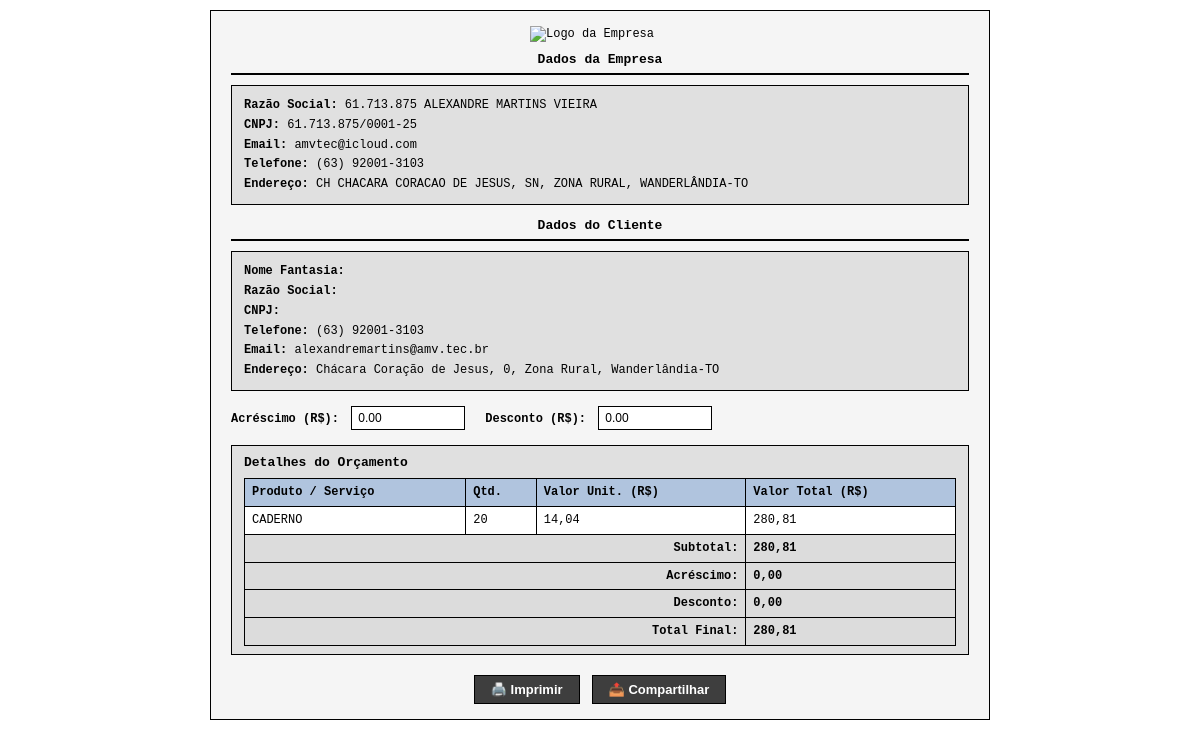
/orcamento/26/gerar/, run on the app's committed database.
### core/models.py (models this page shows, shortened)
class Empresa(models.Model):
    nome_fantasia = models.CharField("Nome Fantasia", max_length=150)
    razao_social = models.CharField("Razão Social", max_length=150)
    cnpj = models.CharField("CNPJ", max_length=18, unique=True)
    telefone = models.CharField("Telefone", max_length=20, blank=True)
    email = models.EmailField("Email", blank=True)
    endereco = models.TextField("Endereço", blank=True)
    logotipo = CloudinaryField("Logotipo", blank=True, null=True)

class Cliente(models.Model):
    nome = models.CharField("Nome", max_length=150)
    cpf_cnpj = models.CharField("CPF ou CNPJ", max_length=18, unique=True)
    telefone = models.CharField("Telefone", max_length=20, blank=True)
    email = models.EmailField("Email", blank=True)
    endereco = models.TextField("Endereço", blank=True)

class Orcamento(models.Model):
    nome = models.CharField("Nome do orçamento", max_length=200)
    cliente = models.ForeignKey("Cliente", on_delete=models.CASCADE)
    empresa = models.ForeignKey("Empresa", on_delete=models.CASCADE)
    quantidade = models.PositiveIntegerField("Quantidade")
    tempo_por_unidade = models.PositiveIntegerField("Tempo por unidade (minutos)")
    margem_lucro = models.DecimalField("Margem de lucro (%)", max_digits=5, decimal_places=2, null=True, blank=True)
    folhas_pb = models.PositiveIntegerField("Folhas PB", default=0)
    folhas_coloridas = models.PositiveIntegerField("Folhas coloridas", default=0)
    data_criacao = models.DateTimeField("Data de criação", auto_now_add=True)
    def calcular(self):
        config = ConfiguracoesSistema.objects.first()
        if not config:
            raise Exception("Cadastre as configurações do sistema primeiro.")
        arredonda = lambda v: v.quantize(Decimal('0.01'), rounding=ROUND_HALF_UP)
        margem = self.margem_lucro or config.margem_lucro_padrao
        valor_hora = config.valor_hora()
        tempo_total_horas = (Decimal(self.tempo_por_unidade) * Decimal(self.quantidade)) / Decimal(60)
        custo_mao_obra = tempo_total_horas * valor_hora
        materiais_detalhados = []
        custo_materiais = Decimal('0.00')
        for uso in self.materiaisutilizados.all():
            material = uso.material
            total = material.valor_unitario() * uso.quantidade_utilizada
            fornecido = getattr(uso, 'fornecido_pelo_cliente', False)
            if not fornecido:
                custo_materiais += total
            materiais_detalhados.append({
                "nome": material.nome,
                "quantidade": uso.quantidade_utilizada,
                "unidade": "un",  # ajuste conforme seu modelo
                "valor_unitario": arredonda(material.valor_unitario()),
                "total": arredonda(total),
                "fornecido_pelo_cliente": fornecido,
            })
        subtotal_sem_despesas = custo_mao_obra + custo_materiais
        percentual_despesas = (config.percentual_energia + config.percentual_internet) / Decimal(100)
        custo_despesas = subtotal_sem_despesas * percentual_despesas
        custo_total = subtotal_sem_despesas + custo_despesas
        valor_pb_unit = config.custo_impressao_pb
        valor_colorida_unit = config.custo_impressao_colorida
        valor_impressao_pb = Decimal(self.folhas_pb) * valor_pb_unit
        valor_impressao_colorida = Decimal(self.folhas_coloridas) * valor_colorida_unit
        valor_total_impressao = valor_impressao_pb + valor_impressao_colorida
        lucro = custo_total * (margem / Decimal(100))
        preco_total = custo_total + lucro + valor_total_impressao
        preco_unitario = preco_total / Decimal(self.quantidade)
        return {
            "tempo_por_unidade": self.tempo_por_unidade,
            "custo_mao_obra": arredonda(custo_mao_obra),
            "custo_materiais": arredonda(custo_materiais),
            "custo_despesas": arredonda(custo_despesas),
            "custo_total": arredonda(custo_total),
            "custo_mao_obra_unit": arredonda(custo_mao_obra / self.quantidade),
            "custo_materiais_unit": arredonda(custo_materiais / self.quantidade),
            "custo_despesas_unit": arredonda(custo_despesas / self.quantidade),
            "custo_unitario": arredonda(custo_total / self.quantidade),
            "valor_pb_unit": arredonda(valor_pb_unit),
            "valor_colorida_unit": arredonda(valor_colorida_unit),
            "valor_impressao_pb": arredonda(valor_impressao_pb),
            "valor_impressao_colorida": arredonda(valor_impressao_colorida),
            "valor_total_impressao": arredonda(valor_total_impressao),
            "preco_unitario": arredonda(preco_unitario),
            "preco_total": arredonda(preco_total),
            "lucro": arredonda(lucro),
            "materiais_detalhados": materiais_detalhados,
            "salario_desejado": arredonda(config.valor_mensal_desejado),
            "dias_semana": config.dias_por_semana,
            "horas_dia": config.horas_por_dia,
            "horas_semana": config.dias_por_semana * config.horas_por_dia,
            "horas_mes": Decimal(config.dias_por_semana * config.horas_por_dia) * Decimal('4.33'),
            "valor_hora": arredonda(valor_hora),
            "valor_minuto": arredonda(valor_hora / Decimal(60)),
        }

### core/views.py (the view)
# urls.py: path('orcamento/<int:pk>/gerar/', views.gerar_orcamento_html, name='gerar_orcamento_html'),
def gerar_orcamento_html(request, pk):
    orcamento = get_object_or_404(Orcamento, pk=pk)
    resultado = orcamento.calcular()
    return render(request, 'core/orcamento_gerado.html', {
        'orcamento': orcamento,
        'resultado': resultado,
        'cliente': orcamento.cliente,
        'empresa': orcamento.empresa,
    })

### core/models.py (called while the page is built)
    def valor_hora(self):
        semanas_mes = Decimal('4.33')
        total_horas = Decimal(self.dias_por_semana * self.horas_por_dia) * semanas_mes
        if total_horas == 0:
            return Decimal('0.00')
        valor = self.valor_mensal_desejado / total_horas
        return valor.quantize(Decimal('0.01'), rounding=ROUND_HALF_UP)

    def valor_unitario(self):
        if self.quantidade_por_pacote == 0:
            return Decimal('0.00')
        return (self.preco_pacote / self.quantidade_por_pacote).quantize(Decimal('0.0001'), rounding=ROUND_HALF_UP)

### core/templates/core/orcamento_gerado.html (shortened to what this page needs)
<!DOCTYPE html>
<html lang="pt-br">
<head>
</head>
<body>
  <div class="container">
    {% if empresa.logotipo %}
      <img src="{{ empresa.logotipo.url }}" alt="Logo da Empresa" class="logo" />
    {% else %}
      <p style="text-align: center;">Logo não disponível</p>
    {% endif %}
    <h2 class="title">Dados da Empresa</h2>
    <div class="section info">
      <p><strong>Razão Social:</strong> {{ empresa.razao_social }}</p>
      <p><strong>CNPJ:</strong> {{ empresa.cnpj }}</p>
      <p><strong>Email:</strong> {{ empresa.email }}</p>
      <p><strong>Telefone:</strong> {{ empresa.telefone }}</p>
      <p><strong>Endereço:</strong> {{ empresa.endereco }}</p>
    </div>
    <h2 class="title">Dados do Cliente</h2>
    <div class="section info">
      <p><strong>Nome Fantasia:</strong> {{ cliente.nome_fantasia }}</p>
      <p><strong>Razão Social:</strong> {{ cliente.razao_social }}</p>
      <p><strong>CNPJ:</strong> {{ cliente.cnpj }}</p>
      <p><strong>Telefone:</strong> {{ cliente.telefone }}</p>
      <p><strong>Email:</strong> {{ cliente.email }}</p>
      <p><strong>Endereço:</strong> {{ cliente.endereco }}</p>
    </div>
    <div class="inputs-descontos">
      <div>
        <label for="acrescimo">Acréscimo (R$):</label>
        <input type="number" id="acrescimo" value="0.00" step="0.01" oninput="atualizarTotais()">
      </div>
      <div>
        <label for="desconto">Desconto (R$):</label>
        <input type="number" id="desconto" value="0.00" step="0.01" oninput="atualizarTotais()">
      </div>
    </div>
    <div class="section">
      <h2 style="font-size: 13px; font-weight: bold; margin: 0 0 6px 0;">Detalhes do Orçamento</h2>
      <table>
        <thead>
          <tr>
            <th>Produto / Serviço</th>
            <th>Qtd.</th>
            <th>Valor Unit. (R$)</th>
            <th>Valor Total (R$)</th>
          </tr>
        </thead>
        <tbody>
          <tr>
            <td>{{ orcamento.nome }}</td>
            <td>{{ orcamento.quantidade }}</td>
            <td>{{ resultado.preco_unitario }}</td>
            <td>{{ resultado.preco_total }}</td>
          </tr>
        </tbody>
        <tfoot>
          <tr>
            <td colspan="3" style="text-align: right;">Subtotal:</td>
            <td id="subtotal">{{ resultado.preco_total }}</td>
          </tr>
          <tr>
            <td colspan="3" style="text-align: right;">Acréscimo:</td>
            <td id="valor-acrescimo">0.00</td>
          </tr>
          <tr>
            <td colspan="3" style="text-align: right;">Desconto:</td>
            <td id="valor-desconto">0.00</td>
          </tr>
          <tr>
            <td colspan="3" style="text-align: right;">Total Final:</td>
            <td id="total-final">{{ resultado.preco_total }}</td>
          </tr>
        </tfoot>
      </table>
    </div>
    <div class="buttons">
      <button class="btn" onclick="window.print()">🖨️ Imprimir</button>
      <button class="btn" onclick="shareBudget()">📤 Compartilhar</button>
    </div>
  </div>
</body>
</html>

### core/templates/core/orcamento_gerado.html (style rules this page uses)
body { font-family: 'Courier New', Courier, monospace; background: white; margin: 0; padding: 10px 15px; color: #000; font-size: 12px; line-height: 1.4; }
.container { max-width: 780px; margin: 0 auto; border: 1px solid #000; border-radius: 0; padding: 15px 20px; box-sizing: border-box; background-color: #f5f5f5; }
.logo { display: block; margin: 0 auto 8px auto; max-width: 140px; height: auto; padding: 0; background: transparent; border: none; box-shadow: none; }
h2.title { text-align: center; margin-top: 0; margin-bottom: 10px; font-weight: bold; font-size: 13px; color: #000; border-bottom: 2px double #000; padding-bottom: 4px; }
.section { margin-bottom: 12px; padding: 8px 12px; border: 1px solid #000; border-radius: 0; background: #e0e0e0; }
.info p { margin: 3px 0; font-size: 12px; }
.info strong { color: #000; }
table { width: 100%; border-collapse: collapse; background: white; font-size: 12px; margin-top: 6px; }
th, td { border: 1px solid #000; padding: 5px 7px; text-align: left; }
th { background-color: #b0c4de; color: #000; font-weight: bold; }
tfoot td { font-weight: bold; background-color: #dcdcdc; }
.buttons { display: flex; justify-content: center; gap: 12px; margin-top: 20px; flex-wrap: wrap; }
.btn { background-color: #3e3e3e; color: white; padding: 6px 16px; font-size: 13px; font-weight: bold; border: 1px solid #000; border-radius: 0; cursor: pointer; text-decoration: none; display: inline-block; }
.inputs-descontos { margin: 15px 0; display: flex; gap: 20px; justify-content: flex-start; }
.inputs-descontos label { font-weight: bold; margin-right: 5px; }
.inputs-descontos input { width: 100px; padding: 4px 6px; font-size: 12px; border: 1px solid #000; background: #fff; }

### data on the page
Empresa: razao_social "61.713.875 ALEXANDRE MARTINS VIEIRA", cnpj "61.713.875/0001-25", email "amvtec@icloud.com", telefone "(63) 92001-3103", endereco "CH CHACARA CORACAO DE JESUS, SN, ZONA RURAL, WANDERLÂNDIA-TO"
Cliente: telefone "(63) 92001-3103", email "alexandremartins@amv.tec.br", endereco "Chácara Coração de Jesus, 0, Zona Rural, Wanderlândia-TO"
Orcamento: nome "CADERNO", quantidade "20"

### other printed values
{{ resultado.preco_unitario }} "14,04"
{{ resultado.preco_total }} "280,81"
